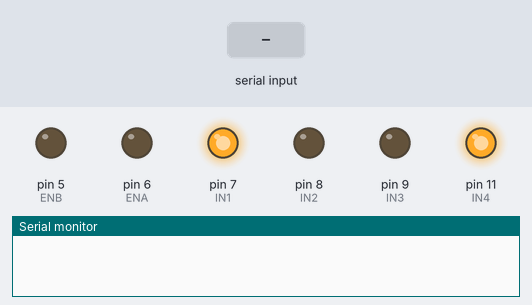
Simulated run of this sketch. Board: Arduino Uno, built with avr-gcc and run on an emulated ATmega328P. On the bench: output pins drawn as LEDs (lit = HIGH), the last lines printed to the serial monitor. The inputs (shaded band) are chosen by the test bench.

Above: at 1.2 s.
1.3 s: "90,45\n" received over Serial
At 2.5 s:
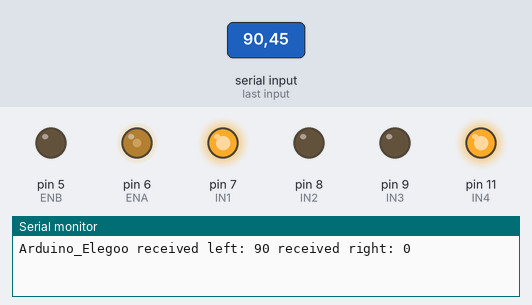
2.8 s: "30,150\n" received over Serial
At 3.8 s:
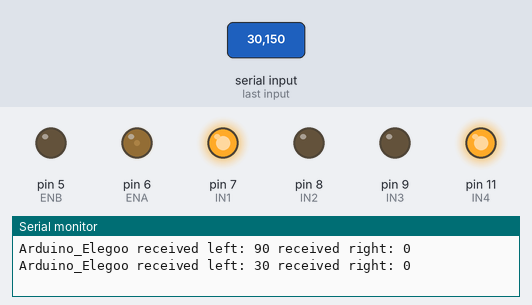
4.3 s: "1,90,45\n" received over Serial
At 4.9 s:
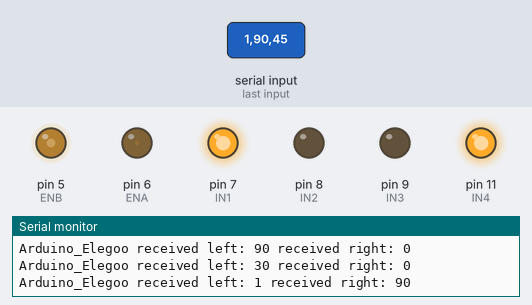
Timing chart, 0 to 7.3 s (numbered marks = the images above; inputs shaded):
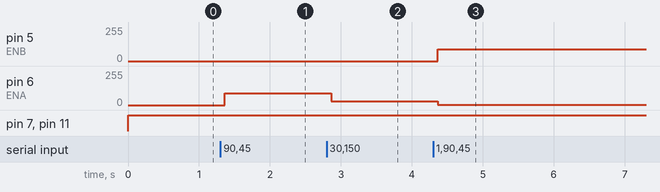

The sketch:

arduino_componant.ino
```cpp
#define ENB 5
#define IN1 7
#define IN2 8
#define IN3 9
#define IN4 11
#define ENA 6

struct Movement{
  int left;
  int right;
  int Just_send;
};

String nom = "Arduino_Elegoo";
Movement movement = {0,0,0};
Movement mov = {0,0,0};

int speed_forward = 175;
int speed_sideway = 255;

void setup() {
  Serial.begin(9600);

  pinMode(IN1, OUTPUT);
  pinMode(IN2, OUTPUT);
  pinMode(IN3, OUTPUT);
  pinMode(IN4, OUTPUT);
  pinMode(ENA, OUTPUT);
  pinMode(ENB, OUTPUT);
}

void loop() {
  movement = giveMovement();

  if(movement.left == 10 && movement.right == 10){//go backward
    digitalWrite(IN1, LOW);
    digitalWrite(IN2, HIGH);
    digitalWrite(IN3, HIGH);
    digitalWrite(IN4, LOW);
    analogWrite(ENA, 100);
    analogWrite(ENB, 100);
  }else{                                         //go Forward
    digitalWrite(IN1, HIGH);
    digitalWrite(IN2, LOW);
    digitalWrite(IN3, LOW);
    digitalWrite(IN4, HIGH);
    analogWrite(ENA, movement.left);
    analogWrite(ENB, movement.right);
  }
}


// Serial Transmition Method
Movement giveMovement(){
  readSerialPort();
  if (mov.Just_send != 0) {
    sendData(mov);
  }

  return mov;
}

Movement readSerialPort() {
  mov = {movement.left,movement.right,0};
  String msg;
  String strArr[2];
  if (Serial.available()) {
    delay(10);
    while (Serial.available() > 0) {
      msg += (char)Serial.read();
    }

    Serial.flush();

    int stringStart = 0;
    int arrayIndex = 0;

    for (int i=0; i < msg.length(); i++){
      if(msg.charAt(i) == ','){
        strArr[arrayIndex] = "";
        strArr[arrayIndex] = msg.substring(stringStart, i);
        stringStart = (i+1);
        arrayIndex++;
      }
    }
    mov.left = strArr[0].toInt();
    mov.right = strArr[1].toInt();
    mov.Just_send = 1;
  }

  return mov;
}

void sendData(Movement mov) {
  //write data
  Serial.print(nom);
  Serial.print(" received left: ");
  Serial.print(mov.left);
  Serial.print(" received right: ");
  Serial.print(mov.right);
  Serial.print("\n\n");
  Serial.flush();
}


 /*
  if(movement == 8){//forward
    digitalWrite(IN1, HIGH);
    digitalWrite(IN2, LOW);
    digitalWrite(IN3, LOW);
    digitalWrite(IN4, HIGH);
    left = speed_forward;
    right = speed_forward;
    Serial.println("forward");
  }else if(movement == 2){//backward
    digitalWrite(IN1, LOW);
    digitalWrite(IN2, HIGH);
    digitalWrite(IN3, HIGH);
    digitalWrite(IN4, LOW);
    left = speed_forward;
    right = speed_forward;
    Serial.println("backward");

  }else if(movement == 4){//left
    digitalWrite(IN1, LOW);
    digitalWrite(IN2, HIGH);
    digitalWrite(IN3, LOW);
    digitalWrite(IN4, HIGH);
    left = speed_sideway;
    right = 0;
    Serial.println("left");
  }else if(movement == 6){//right
    digitalWrite(IN1, HIGH);
    digitalWrite(IN2, LOW);
    digitalWrite(IN3, HIGH);
    digitalWrite(IN4, LOW);
    left = 0;
    right = speed_sideway;
    Serial.println("right");
  }else if (movement == 5){//stop
    left = 0;
    right = 0;
    Serial.println("Stop");
  }*/
```

Measured:
- after the input at 1.3 s, pin 6 (ENA): 0/255 → 90/255 after 0.07 s
- after the input at 2.8 s, pin 6 (ENA): 90/255 → 30/255 after 0.07 s
- after the input at 4.3 s, pin 5 (ENB): 0/255 → 90/255 after 0.07 s; pin 6 (ENA): 30/255 → 1/255 after 0.07 s
